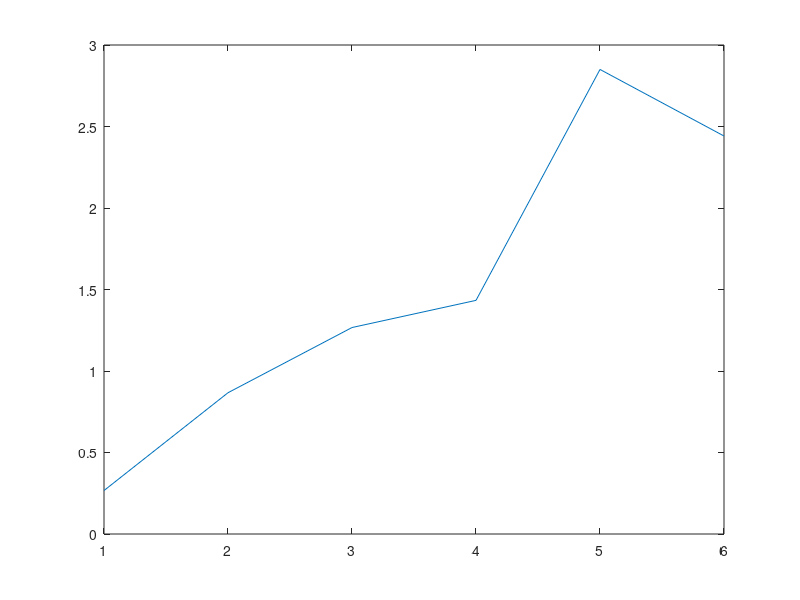

Write MATLAB code to recreate this figure.
x = [0.4 0.9 1.2 1.3 3.4 0.7];
xcof = [2/3, 1];
ycof = [1, 0.5];

output = zeros(1, length(x));

for i = 1:length(x)
    for j = 2:length(ycof)
        if i>=j
        output(i)  = output(i) - ycof(j)* output(i-j+1);
        end
    end
    
    for j= 1:length(xcof)
        if i>=j
            output(i) = output(i) + xcof(j) * x(i-j+1); 
        end
    end
end

t = 1:length(x);
plot(t, output);